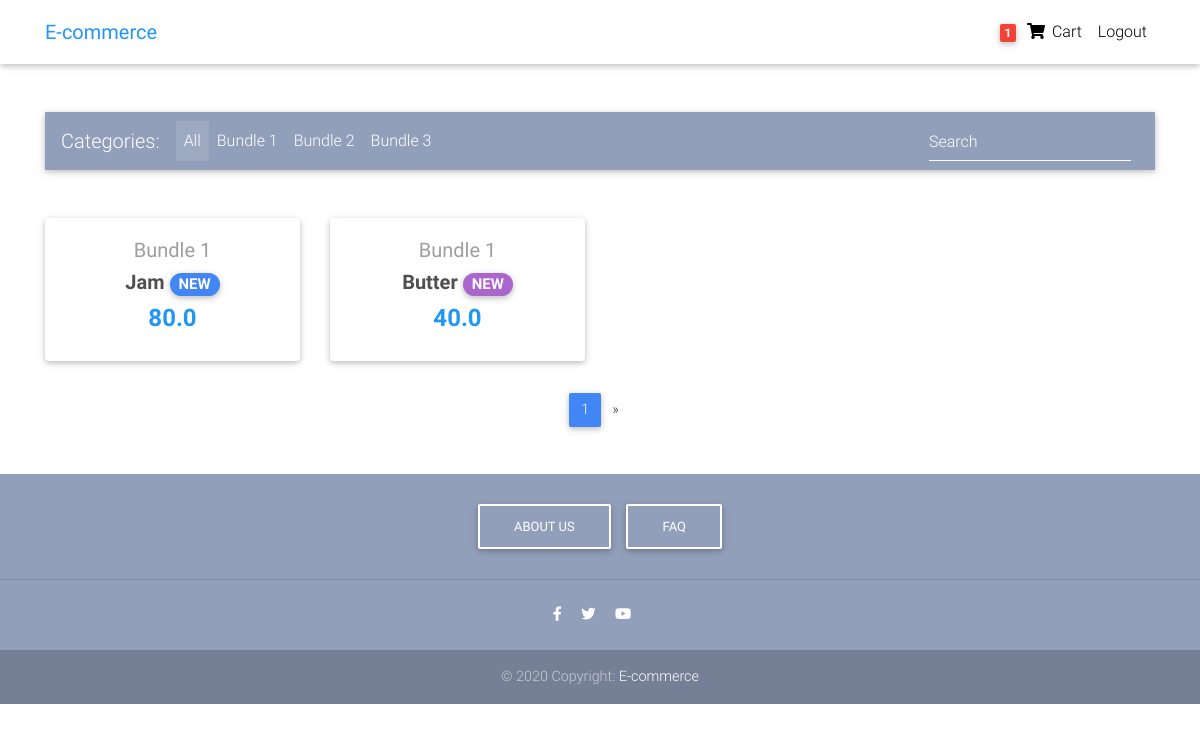
Screenshot of / (signed in) with the database file from the repository.
### core/models.py (models this page shows, shortened)
class Order(models.Model):
	user = models.ForeignKey(settings.AUTH_USER_MODEL,
							on_delete=models.CASCADE)
	items = models.ManyToManyField(OrderItem)
	start_date = models.DateTimeField(auto_now_add=True)
	ordered_date = models.DateTimeField()
	ordered = models.BooleanField(default=False)

class Item(models.Model):
	title = models.CharField(max_length=50)
	description = models.CharField(max_length=200)
	price = models.FloatField()
	discount_price = models.FloatField(blank=True,null=True)
	category = models.CharField(choices=CATEGOTY_CHOICES, max_length=2)
	label = models.CharField(choices=LABEL_CHOICES, max_length=1)
	slug = models.SlugField(unique=True)
	def get_absolute_url(self):
		return reverse("core:product", kwargs={
			'slug':self.slug
			})

### core/views.py (the view)
# urls.py: path('', HomeView.as_view(), name='home'),
class HomeView(ListView):
	model = Item
	paginate_by = 2
	template_name = "home-page.html"

### core/templatetags/cart_template_tags.py (called while the page is built)
@register.filter
def cart_item_count(user):
    if user.is_authenticated:
        qs = Order.objects.filter(user=user, ordered=False)
        if qs.exists():
            return qs[0].items.count()
    return 0

### templates/home-page.html (shortened to what this page needs)
{% extends "base.html" %}
{% block own_content %}
  <main>
    <div class="container">
      <nav class="navbar navbar-expand-lg navbar-dark mdb-color lighten-3 mt-3 mb-5">
        <span class="navbar-brand">Categories:</span>
        <div class="collapse navbar-collapse" id="basicExampleNav">
          <ul class="navbar-nav mr-auto">
            <li class="nav-item active">
              <a class="nav-link" href="#">All
              </a>
            </li>
            <li class="nav-item">
              <a class="nav-link" href="#">Bundle 1</a>
            </li>
            <li class="nav-item">
              <a class="nav-link" href="#">Bundle 2</a>
            </li>
            <li class="nav-item">
              <a class="nav-link" href="#">Bundle 3</a>
            </li>
          </ul>
          <form class="form-inline">
            <div class="md-form my-0">
              <input class="form-control mr-sm-2" type="text" placeholder="Search" aria-label="Search">
            </div>
          </form>
        </div>
      </nav>
      <section class="text-center mb-4">
        <div class="row wow fadeIn">
          {% for item in object_list %}
          <div class="col-lg-3 col-md-3 mb-2">
            <div class="card">
              <div class="card-body text-center">
                <a href="" class="grey-text">
                  <h5>{{ item.get_category_display }}</h5>
                </a>
                <h5>
                  <strong>
                    <a href="{{ item.get_absolute_url }}" class="dark-grey-text">{{ item.title }}
                      <span class="badge badge-pill {{ item.get_label_display }}-color">NEW</span>
                    </a>
                  </strong>
                </h5>
                <h4 class="font-weight-bold blue-text">
                  <strong>
                  {% if item.discount_price %}
                  {{ item.discount_price }}
                  {% else %}
                  {{ item.price}}
                  {% endif %}
                  </strong>
                </h4>
              </div>
            </div>
          </div>
          {% endfor %}
        </div>
      </section>
      {% if is_paginated %}
      <nav class="d-flex justify-content-center wow fadeIn">
        <ul class="pagination pg-blue">
          <li class="page-item active">
            <a class="page-link" href="?page={{ page_obj.number }}">{{ page_obj.number }}
            </a>
          </li>
          {% if page_obj.has_next %}
          <li class="page-item">
            <a class="page-link" href="?page={{ page_obj.next_page_number }}" aria-label="Next">
              <span aria-hidden="true">&raquo;</span>
            </a>
          </li>
          {% endif %}
        </ul>
      </nav>
      {% endif %}
    </div>
  </main>
{% endblock own_content %}

### templates/navbar.html (shortened to what this page needs)
{% load static %}
{% load cart_template_tags %}
<nav class="navbar fixed-top navbar-expand-lg navbar-light white scrolling-navbar">
    <div class="container">
      <a class="navbar-brand waves-effect" href="/">
        <strong class="blue-text">E-commerce</strong>
      </a>
      <div class="collapse navbar-collapse" id="navbarSupportedContent">
        <ul class="navbar-nav nav-flex-icons">
          {% if request.user.is_authenticated %}
          <li class="nav-item">
            <a href="{% url 'core:order-summary' %}" class="nav-link waves-effect">
              <span class="badge red z-depth-1 mr-1"> {{ request.user|cart_item_count }} </span>
              <i class="fas fa-shopping-cart"></i>
              <span class="clearfix d-none d-sm-inline-block"> Cart </span>
            </a>
          </li>
          <li class="nav-item">
            <a class="nav-link waves-effect" href="{% url 'account_logout' %}">
              <span class="clearfix d-none d-sm-inline-block"> Logout </span>
            </a>
          </li>
          {% endif %}
        </ul>
      </div>
    </div>
</nav>

### templates/base.html (style rules this page uses)
html, body, header, .carousel { height: 60vh; }

### rows the page displays
Item: category "Bundle 1", title "Jam", discount_price "80.0"
Item: category "Bundle 1", title "Butter", discount_price "40.0"

### other values shown
{{ request.user|cart_item_count }} "1"
{{ page_obj.number }} "1"
